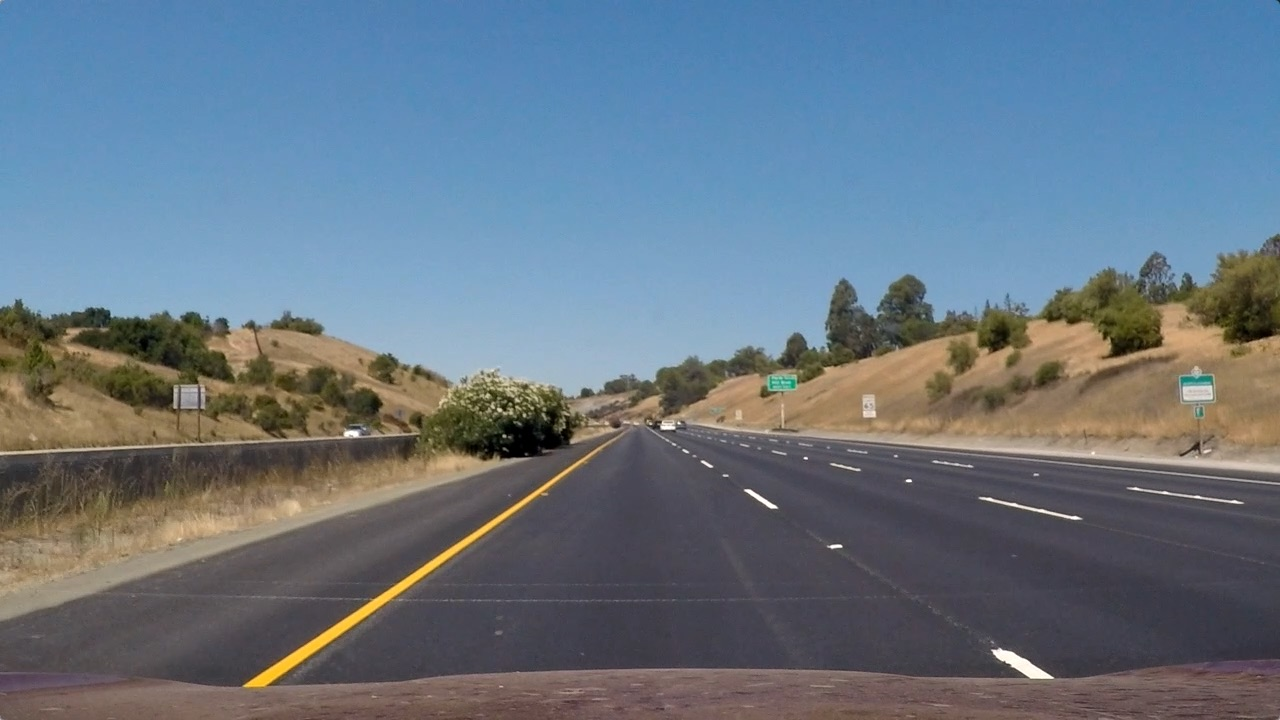
#> input picture test_images/straight_lines1.jpg, 1280 x 720 px
$ python -i combined_threshold.py   (imports and definitions only)   (older library calls are emulated)
#> lines starting #> are read from the running program, lines starting #| are printed output that depends on the picture; after the words box and inside, x2 and y2 are one past the last pixel; in counts of white or black regions, pixels touching at a corner belong together
import numpy as np
import cv2
import matplotlib.pyplot as plt
import matplotlib.image as mpimg
import pickle

def abs_sobel_thresh(img, orient='x', thresh_min=20, thresh_max=100):
    """
    Takes an image, gradient orientation, and threshold min/max values
    """
    # Convert to grayscale
    gray = cv2.cvtColor(img, cv2.COLOR_RGB2GRAY)
    # Apply x or y gradient with the OpenCV Sobel() function
    # and take the absolute value
    if orient == 'x':
        abs_sobel = np.absolute(cv2.Sobel(gray, cv2.CV_64F, 1, 0))
    if orient == 'y':
        abs_sobel = np.absolute(cv2.Sobel(gray, cv2.CV_64F, 0, 1))
        # Rescale back to 8 bit integer
    scaled_sobel = np.uint8(255*abs_sobel/np.max(abs_sobel))
    # Create a copy and apply the threshold
    binary_output = np.zeros_like(scaled_sobel)
    # Here I'm using inclusive (>=, <=) thresholds, but exclusive is ok too
    binary_output[(scaled_sobel >= thresh_min) & (scaled_sobel <= thresh_max)] = 1

    # Return the result
    return binary_output

def mag_thresh(img, sobel_kernel=3, mag_thresh=(30, 100)):
    """
    Return the magnitude of the gradient
    for a given sobel kernel size and threshold values
    """
    # Convert to grayscale
    gray = cv2.cvtColor(img, cv2.COLOR_RGB2GRAY)
    # Take both Sobel x and y gradients
    sobelx = cv2.Sobel(gray, cv2.CV_64F, 1, 0, ksize=sobel_kernel)
    sobely = cv2.Sobel(gray, cv2.CV_64F, 0, 1, ksize=sobel_kernel)
    # Calculate the gradient magnitude
    gradmag = np.sqrt(sobelx**2 + sobely**2)
    # Rescale to 8 bit
    scale_factor = np.max(gradmag)/255
    gradmag = (gradmag/scale_factor).astype(np.uint8)
    # Create a binary image of ones where threshold is met, zeros otherwise
    binary_output = np.zeros_like(gradmag)
    binary_output[(gradmag >= mag_thresh[0]) & (gradmag <= mag_thresh[1])] = 1

    # Return the binary image
    return binary_output


def dir_threshold(img, sobel_kernel=3, thresh=(0, np.pi/2)):
    """
    Return the direction of the gradient
    for a given sobel kernel size and threshold values
    """
    # Convert to grayscale
    gray = cv2.cvtColor(img, cv2.COLOR_RGB2GRAY)
    # Calculate the x and y gradients
    sobelx = cv2.Sobel(gray, cv2.CV_64F, 1, 0, ksize=sobel_kernel)
    sobely = cv2.Sobel(gray, cv2.CV_64F, 0, 1, ksize=sobel_kernel)
    # Take the absolute value of the gradient direction,
    # apply a threshold, and create a binary image result
    absgraddir = np.arctan2(np.absolute(sobely), np.absolute(sobelx))
    binary_output =  np.zeros_like(absgraddir)
    binary_output[(absgraddir >= thresh[0]) & (absgraddir <= thresh[1])] = 1

    # Return the binary image
    return binary_output


def hls_thresh(img, thresh=(100, 255)):
    """
    Convert RGB to HLS and threshold to binary image using S channel
    """
    hls = cv2.cvtColor(img, cv2.COLOR_RGB2HLS)
    s_channel = hls[:,:,2]
    binary_output = np.zeros_like(s_channel)
    binary_output[(s_channel > thresh[0]) & (s_channel <= thresh[1])] = 1
    return binary_output


def combined_thresh(img):
    abs_bin = abs_sobel_thresh(img, orient='x', thresh_min=50, thresh_max=255)
    mag_bin = mag_thresh(img, sobel_kernel=3, mag_thresh=(50, 255))
    dir_bin = dir_threshold(img, sobel_kernel=15, thresh=(0.7, 1.3))
    hls_bin = hls_thresh(img, thresh=(170, 255))

    combined = np.zeros_like(dir_bin)
    combined[(abs_bin == 1 | ((mag_bin == 1) & (dir_bin == 1))) | hls_bin == 1] = 1

    return combined, abs_bin, mag_bin, dir_bin, hls_bin  # DEBUG

# [37 lines not run here, left out]

>>> import cv2
>>> picture = cv2.cvtColor(cv2.imread('test_images/straight_lines1.jpg'), cv2.COLOR_BGR2RGB)
>>> result = combined_thresh(picture)
#> in combined_thresh, `abs_bin = abs_sobel_thresh(img, orient='x', thresh_min=50, thresh_max=..`:
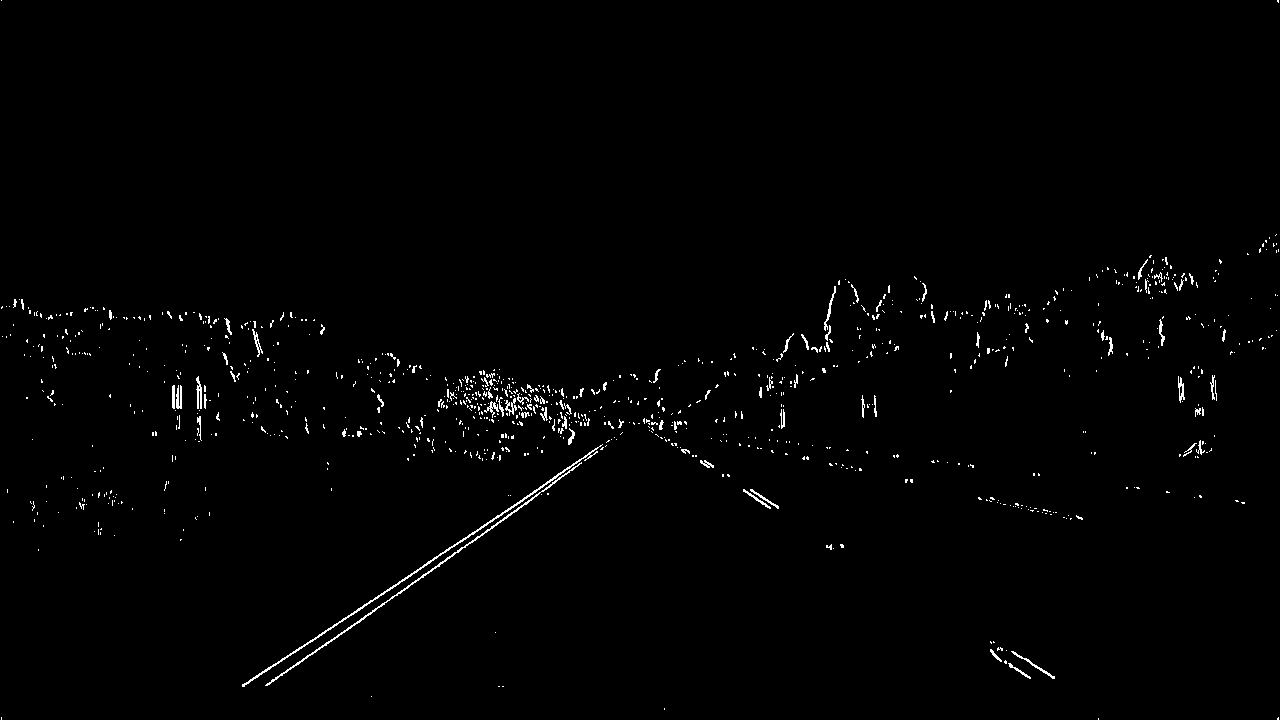
#> abs_bin: shape (720, 1280); values 0 (black) and 1 (white), 1% white in thin lines or dots
#> in mag_thresh, `scale_factor = np.max(gradmag)/255`: scale_factor = 3.12
#> in combined_thresh, `dir_bin = dir_threshold(img, sobel_kernel=15, thresh=(0.7, 1.3))`:
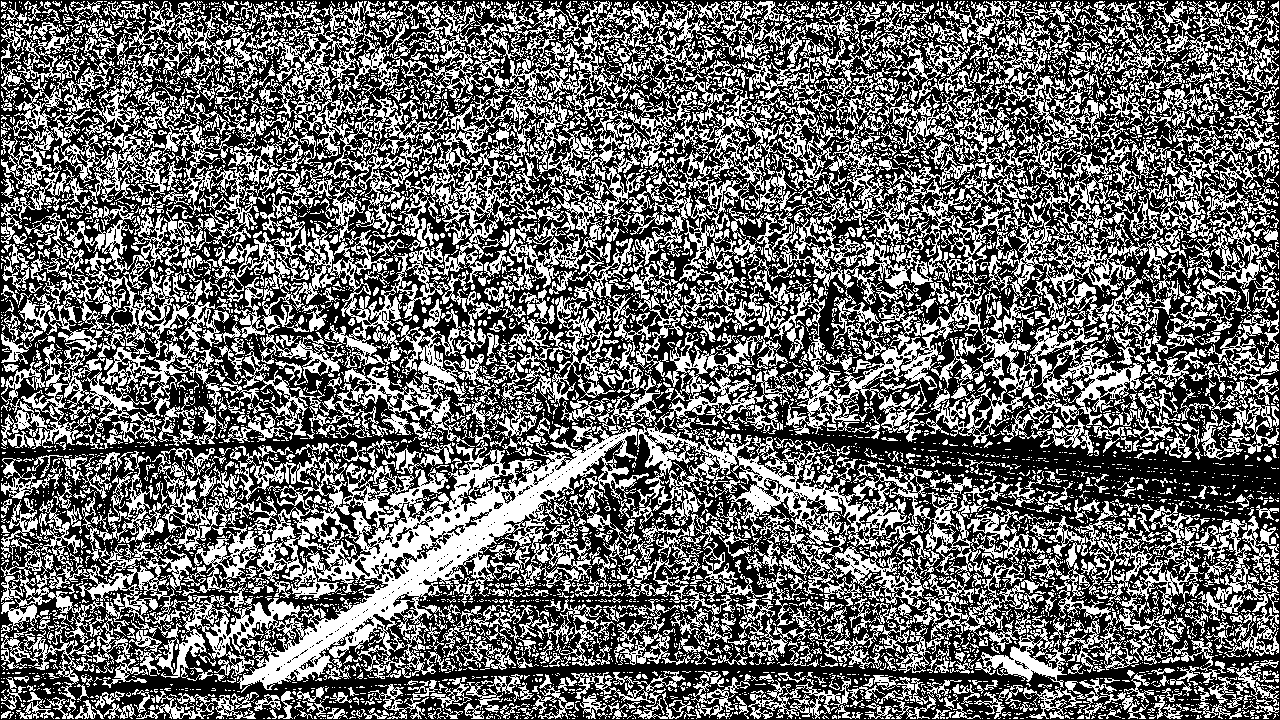
#> dir_bin: shape (720, 1280) float64; values 0 (black) and 1 (white), 41.3% white; 6492 white regions (5316 under 20 px), largest, box (x1, y1, x2, y2) and area: (134, 419, 649, 693) 39415, (820, 1, 1278, 312) 24673, (757, 191, 1156, 446) 18871
#> in hls_thresh, `s_channel = hls[:,:,2]`:
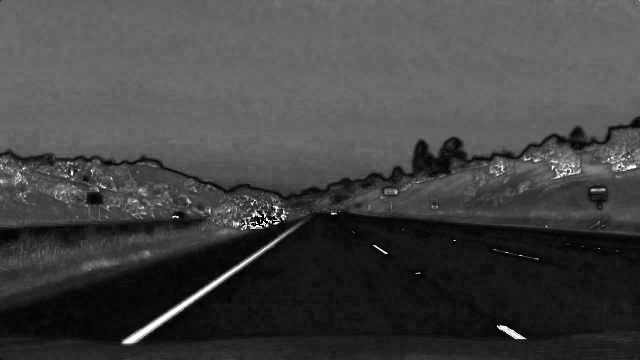
#> s_channel: shape (720, 1280) (shown at 1/2 size); min 0, max 255, mean 67
#> in combined_thresh, `hls_bin = hls_thresh(img, thresh=(170, 255))`:
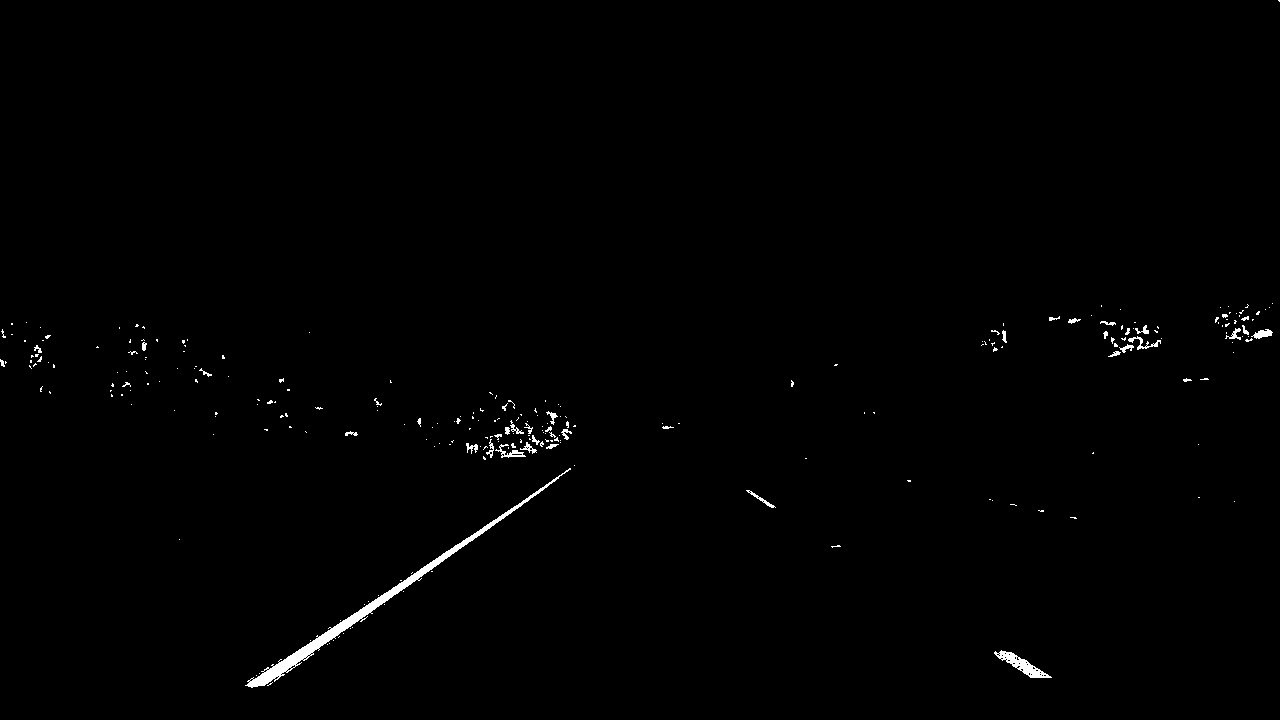
#> hls_bin: shape (720, 1280); values 0 (black) and 1 (white), 0.65% white; 257 white regions (217 under 20 px), largest, box (x1, y1, x2, y2) and area: (245, 468, 571, 688) 2713, (994, 650, 1052, 678) 514, (495, 444, 526, 458) 142
#> result = 5 items

$ run again, on test_images/straight_lines2.jpg
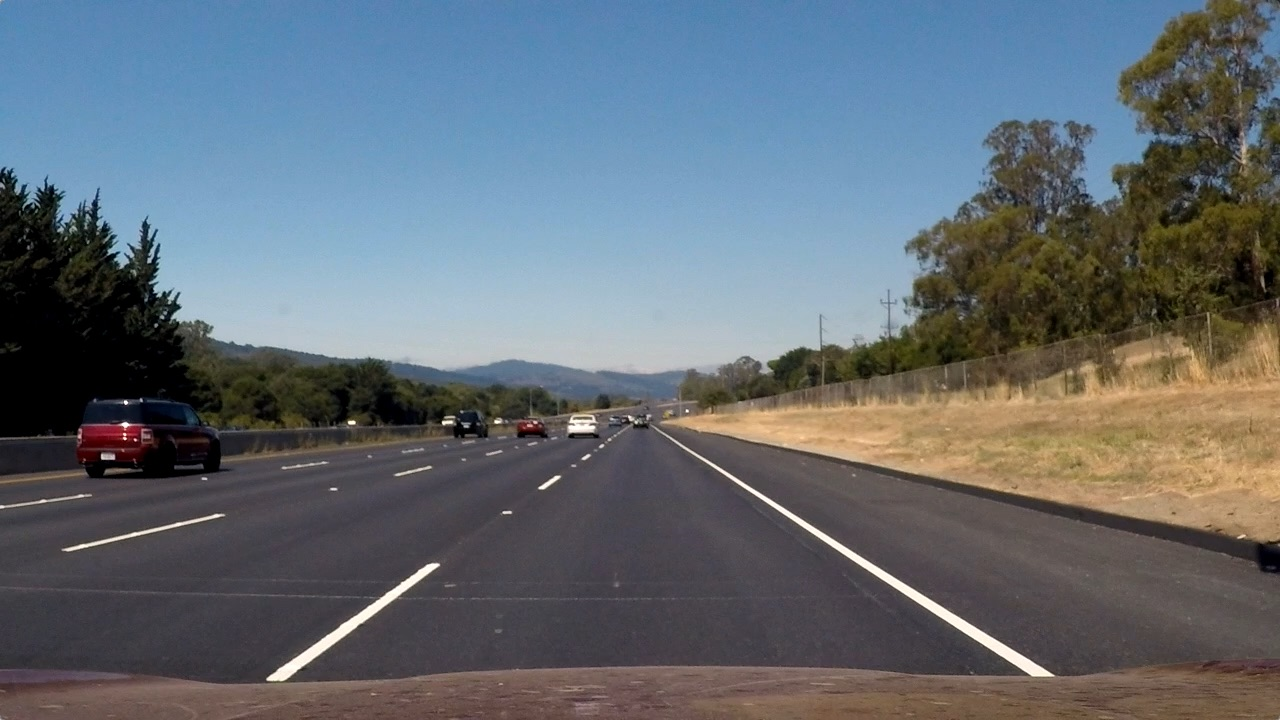
#> input picture test_images/straight_lines2.jpg, 1280 x 720 px
#> in combined_thresh, `abs_bin = abs_sobel_thresh(img, orient='x', thresh_min=50, thresh_max=..`:
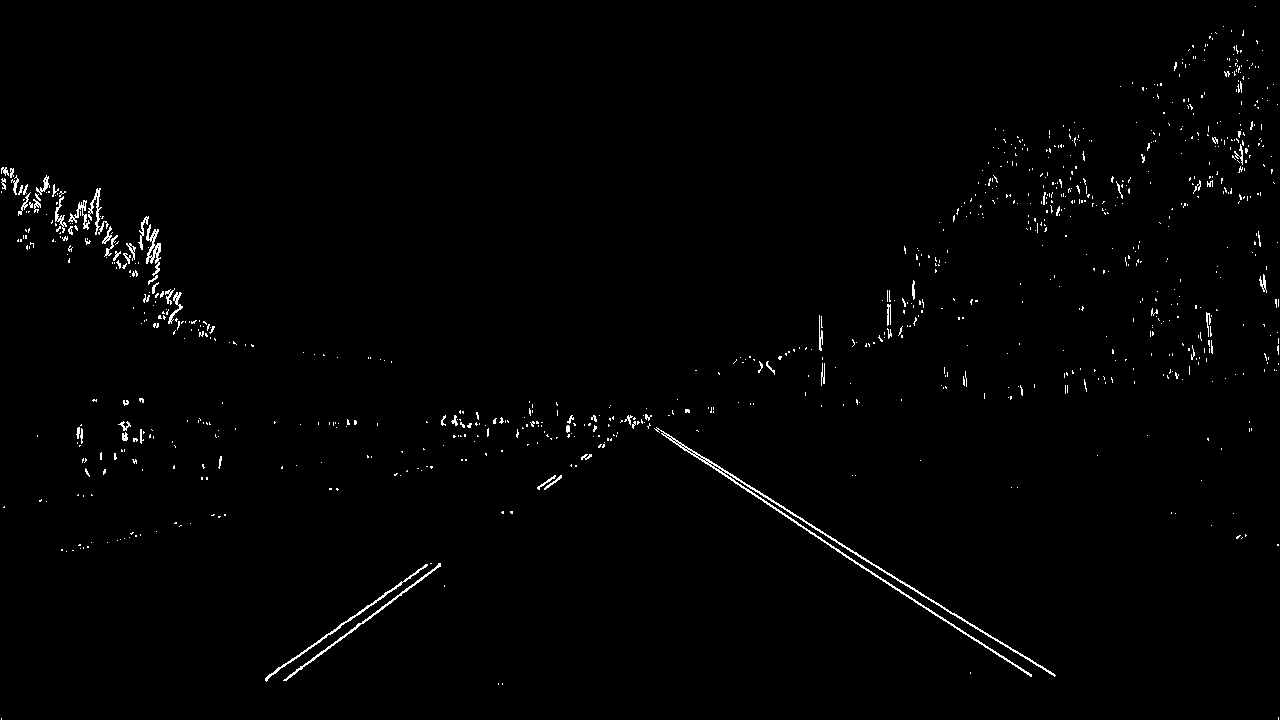
#> abs_bin: shape (720, 1280); values 0 (black) and 1 (white), 1.1% white in thin lines or dots
#> scale_factor = 3.37
#> mag_bin: shape (720, 1280); values 0 (black) and 1 (white), 2.5% white in thin lines or dots
#> dir_bin: shape (720, 1280) float64; values 0 (black) and 1 (white), 40.5% white in thin lines or dots
#> hls: shape (720, 1280, 3); mean of channels 0, 1, 2 81.7, 107, 62.5
#> in combined_thresh, `hls_bin = hls_thresh(img, thresh=(170, 255))`:
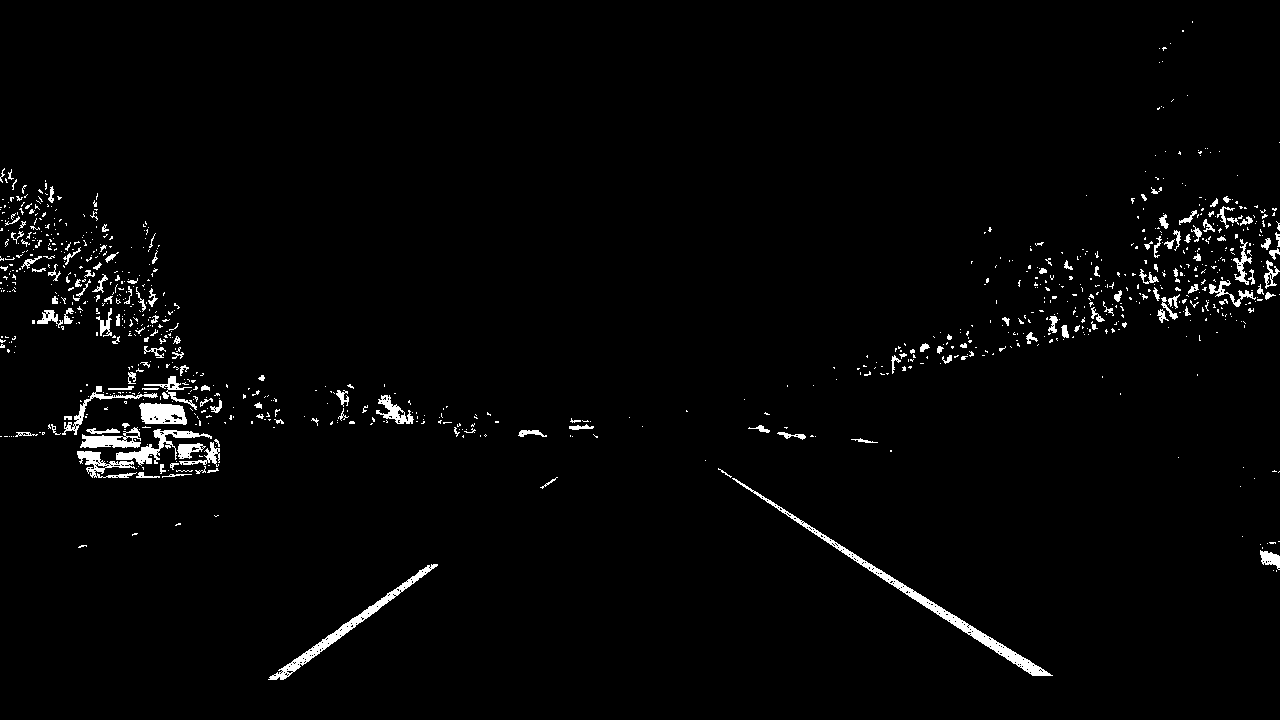
#> hls_bin: shape (720, 1280); values 0 (black) and 1 (white), 2.1% white; 920 white regions (772 under 20 px), largest, box (x1, y1, x2, y2) and area: (732, 478, 1053, 676) 2358, (268, 564, 438, 680) 1491, (116, 429, 212, 466) 872
#> result = 5 items
